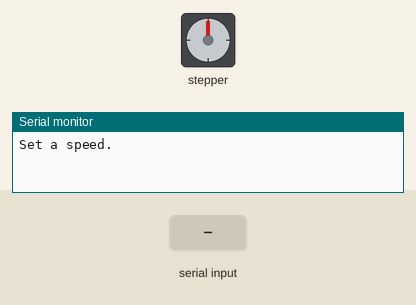
Simulated run of this sketch. Board: Arduino Uno, built with avr-gcc and run on an emulated ATmega328P. On the bench: stepper motor, the last lines printed to the serial monitor. Wiring (inferred from the names in the program): stepper motor driver (500 steps per turn assumed): step pin 3; direction pin 2. The inputs (shaded band) are chosen by the test bench.

Above: at 0.9 s.
1.0 s: "90,45\n" received over Serial
4.0 s: "0\n" received over Serial
At 4.0 s:
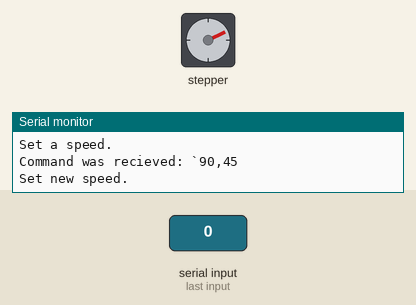
7.0 s: "1,90,45\n" received over Serial
At 7.6 s:
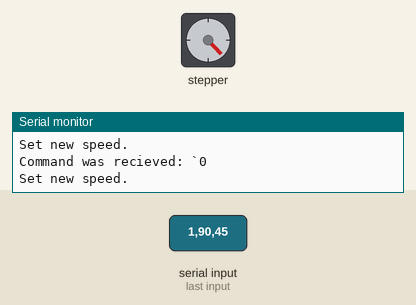
10.0 s: "A,45\n" received over Serial
At 11.1 s:
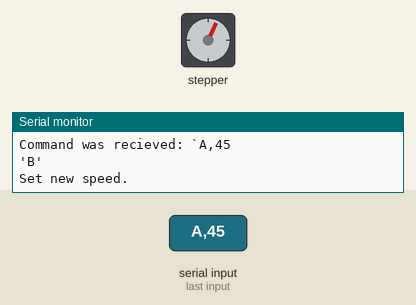
13.0 s: "A90\n" received over Serial
16.0 s: "30,150\n" received over Serial
Timing chart, 0 to 66.5 s (numbered marks = the images above; inputs shaded):
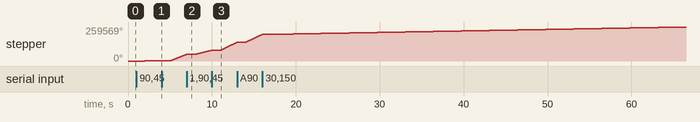

Measured:
- after the input at 1.0 s, stepper: keeps turning clockwise at about 394°/s, starting after 1.0 s

The sketch:

manuel_stepper_speed.ino
```cpp
/*Example sketch to control a stepper motor with A4988/DRV8825 stepper motor driver and Arduino without a library. More info: https://www.makerguides.com */

// Define stepper motor connections and steps per revolution:
#define dirPin 2
#define stepPin 3
#define stepsPerRevolution 500
String input;

void setup() {
  // Declare pins as output:
  pinMode(stepPin, OUTPUT);
  pinMode(dirPin, OUTPUT);
  // put your setup code here, to run once:
  Serial.begin(9600); //init Serial
  // put your main code here, to run repeatedly:
  Serial.println("Set a speed.");
  while (Serial.available() == 0) {
    // Wait for Input Data
  }
  input = Serial.readString();
  Serial.println("Command was recieved: `" + input + "");
  if (input.startsWith("A")) {
    Serial.println("'B'");
  }
}

void loop() {
  // put your main code here, to run repeatedly:
  Serial.println("Set new speed.");
  while (Serial.available() == 0) {
    // Set the spinning direction clockwise:
    digitalWrite(dirPin, HIGH);
    // Spin the stepper motor 1 revolution slowly:
    for (int i = 0; i < 2; i++) {
      // These four lines result in 1 step:
      digitalWrite(stepPin, HIGH);
      delayMicroseconds(input.toInt() * 10);
      digitalWrite(stepPin, LOW);
      delayMicroseconds(input.toInt() * 10);
    }
  }
  input = Serial.readString();
  Serial.println("Command was recieved: `" + input + "");
  if (input.startsWith("A")) {
    Serial.println("'B'");
  }
  //done.

}
```
